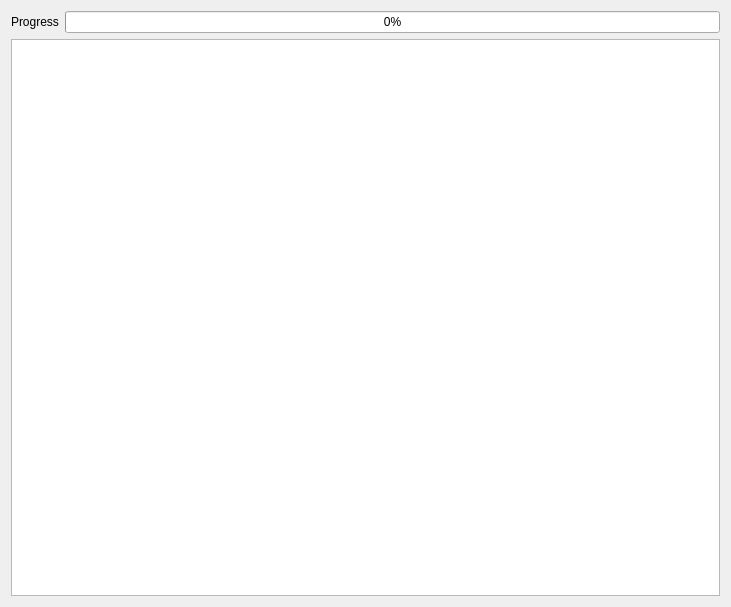
<?xml version="1.0" encoding="UTF-8"?>
<ui version="4.0">
 <class>OSMNodeTablesUpdateWnd</class>
 <widget class="QWidget" name="OSMNodeTablesUpdateWnd">
  <property name="geometry">
   <rect>
    <x>0</x>
    <y>0</y>
    <width>731</width>
    <height>607</height>
   </rect>
  </property>
  <property name="windowTitle">
   <string>Update OSM Node</string>
  </property>
  <layout class="QVBoxLayout" name="verticalLayout_2">
   <item>
    <layout class="QHBoxLayout" name="horizontalLayout_5">
     <item>
      <widget class="QLabel" name="label_6">
       <property name="text">
        <string>Progress</string>
       </property>
      </widget>
     </item>
     <item>
      <widget class="QProgressBar" name="progressBar">
       <property name="value">
        <number>0</number>
       </property>
      </widget>
     </item>
    </layout>
   </item>
   <item>
    <widget class="QPlainTextEdit" name="logEdt"/>
   </item>
  </layout>
 </widget>
 <resources/>
 <connections/>
</ui>
